Frame 1 (no input): blank canvas, image omitted
Frame 60 (the mouse pressed at the canvas centre just before this capture): blank canvas, image omitted
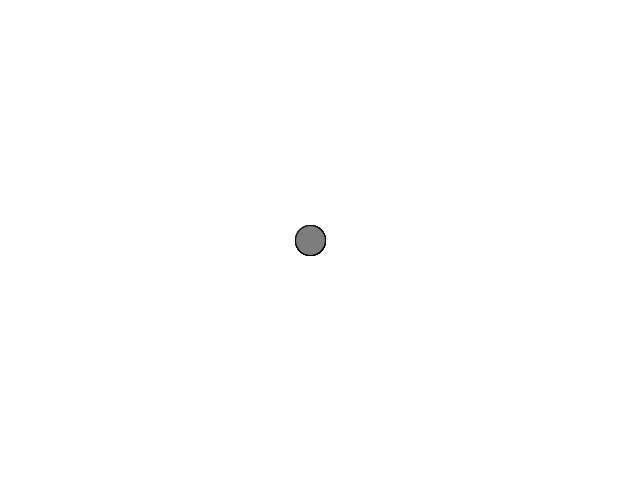
Frame 120 (the mouse held since frame 60 and released just before this capture)

The Processing sketch whose frames 1 and 60 were blank and that drew this single picture after the mouse press (run headless with seeded random() and noise(); from frame 60 on, the mouse is pressed at the canvas centre):

// Processing sketch: VII_10_Steering_Behavior_Cohesion
// ── VII_10_Steering_Behavior_Cohesion.pde
ArrayList<Vehicle> vehicles;
int i = 0;

void setup() {
  size(620, 480);
  vehicles = new ArrayList<Vehicle>();
}

void draw() {  
  background(255);
  
  if (mousePressed) {
    if(i%5 == 0)vehicles.add(new Vehicle(mouseX, mouseY));
    i++;
  }
  for(Vehicle v: vehicles) {
    v.cohesion(vehicles);
    v.update();
    //v.borders();
    v.display();
  }
}
// ── Vehicle.pde
class Vehicle {
  PVector pos;
  PVector vel;
  PVector acc;
  float r;
  float maxspeed;
  float maxforce;
  
  Vehicle(float x, float y) {
    pos = new PVector(x, y);
    vel = new PVector(0, 0);
    acc = new PVector(0, 0);
    r = 15;
    maxspeed = 4;
    maxforce = 0.1;
  }
  
  Vehicle(float x, float y, float vx, float vy) {
    pos = new PVector(x, y);
    vel = new PVector(vx, vy);
    acc = new PVector(0, 0);
    r = 15;
    maxspeed = 4;
    maxforce = 0.1;
  }
  
  void update() {
    vel = vel.add(acc);
    vel.limit(maxspeed);
    pos = pos.add(vel);
    acc.mult(0);
  }
  
  void seek(PVector target) {
    PVector desired = PVector.sub(target, pos);
    desired.normalize();
    desired.limit(maxspeed);
    if(dist(target.x, target.y, pos.x, pos.y) < 30) {
      desired.limit(dist(target.x, target.y, pos.x, pos.y)/5);
    }
    
    PVector steer = PVector.sub(desired, vel);
    steer.limit(maxforce);
    
    applyForce(steer);
  }
  
  void cohesion(ArrayList<Vehicle> vehicles) {
    PVector sum = new PVector(0, 0);
    int count = 0;
    for(Vehicle other : vehicles) {
      float d = PVector.dist(pos, other.pos);
      if(d < 100) {
        sum.add(other.pos);
        count++;
        println(count);
      }
    }
    if(count > 0) {
        sum.div((float)count);
        sum = PVector.sub(sum, pos);
        sum.limit(maxspeed);
        PVector steer = PVector.sub(sum, vel);
        steer.limit(maxforce);
        applyForce(steer);
      }
  }
  
  void applyForce(PVector force) {
    acc = acc.add(force);
  }
  
  void borders() {
    if (pos.x < -r) pos.x = width+r;
    if (pos.y < -r) pos.y = height+r;
    if (pos.x > width+r) pos.x = -r;
    if (pos.y > height+r) pos.y = -r;
  }
  
  void display() {
    float theta = vel.heading2D() + PI/2;
    fill(125);
    stroke(0);
    strokeWeight(1);
    ellipse(pos.x, pos.y, 2*r, 2*r);
  }
}
